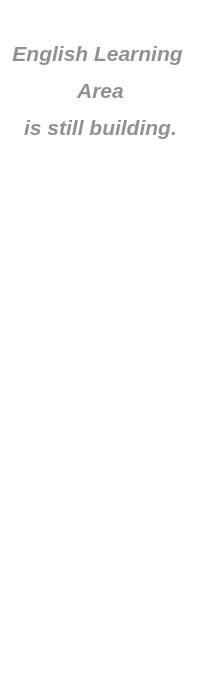
<?xml version="1.0" encoding="UTF-8"?>
<ui version="4.0">
 <class>englearnlistui</class>
 <widget class="QWidget" name="englearnlistui">
  <property name="geometry">
   <rect>
    <x>0</x>
    <y>0</y>
    <width>200</width>
    <height>700</height>
   </rect>
  </property>
  <property name="windowTitle">
   <string>Form</string>
  </property>
  <property name="styleSheet">
   <string notr="true">background-color: rgb(255, 255, 255);</string>
  </property>
  <widget class="QLabel" name="label">
   <property name="geometry">
    <rect>
     <x>10</x>
     <y>30</y>
     <width>181</width>
     <height>121</height>
    </rect>
   </property>
   <property name="text">
    <string>&lt;html&gt;&lt;head/&gt;&lt;body&gt;&lt;p align=&quot;center&quot;&gt;&lt;span style=&quot; font-size:16pt; font-weight:700; font-style:italic; color:#919191;&quot;&gt;English Learning &lt;/span&gt;&lt;/p&gt;&lt;p align=&quot;center&quot;&gt;&lt;span style=&quot; font-size:16pt; font-weight:700; font-style:italic; color:#919191;&quot;&gt;Area&lt;/span&gt;&lt;/p&gt;&lt;p align=&quot;center&quot;&gt;&lt;span style=&quot; font-size:16pt; font-weight:700; font-style:italic; color:#919191;&quot;&gt;is still building.&lt;/span&gt;&lt;/p&gt;&lt;/body&gt;&lt;/html&gt;</string>
   </property>
  </widget>
 </widget>
 <resources/>
 <connections/>
</ui>
